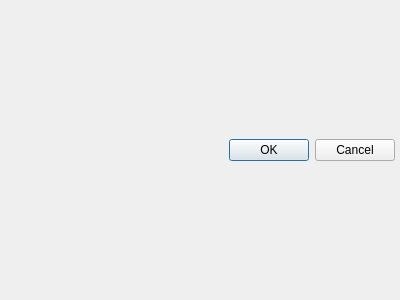
<?xml version="1.0" encoding="UTF-8"?>
<ui version="4.0">
 <class>ExportManuscriptDialog</class>
 <widget class="QDialog" name="ExportManuscriptDialog">
  <property name="geometry">
   <rect>
    <x>0</x>
    <y>0</y>
    <width>400</width>
    <height>300</height>
   </rect>
  </property>
  <property name="windowTitle">
   <string>Export manuscript</string>
  </property>
  <property name="relaxed-white-bg" stdset="0">
   <bool>true</bool>
  </property>
  <layout class="QVBoxLayout" name="verticalLayout">
   <property name="spacing">
    <number>3</number>
   </property>
   <property name="leftMargin">
    <number>5</number>
   </property>
   <property name="topMargin">
    <number>5</number>
   </property>
   <property name="rightMargin">
    <number>5</number>
   </property>
   <property name="bottomMargin">
    <number>5</number>
   </property>
   <item>
    <widget class="QDialogButtonBox" name="buttonBox">
     <property name="orientation">
      <enum>Qt::Horizontal</enum>
     </property>
     <property name="standardButtons">
      <set>QDialogButtonBox::Cancel|QDialogButtonBox::Ok</set>
     </property>
    </widget>
   </item>
  </layout>
 </widget>
 <resources/>
 <connections>
  <connection>
   <sender>buttonBox</sender>
   <signal>accepted()</signal>
   <receiver>ExportManuscriptDialog</receiver>
   <slot>accept()</slot>
   <hints>
    <hint type="sourcelabel">
     <x>248</x>
     <y>254</y>
    </hint>
    <hint type="destinationlabel">
     <x>157</x>
     <y>274</y>
    </hint>
   </hints>
  </connection>
  <connection>
   <sender>buttonBox</sender>
   <signal>rejected()</signal>
   <receiver>ExportManuscriptDialog</receiver>
   <slot>reject()</slot>
   <hints>
    <hint type="sourcelabel">
     <x>316</x>
     <y>260</y>
    </hint>
    <hint type="destinationlabel">
     <x>286</x>
     <y>274</y>
    </hint>
   </hints>
  </connection>
 </connections>
</ui>
